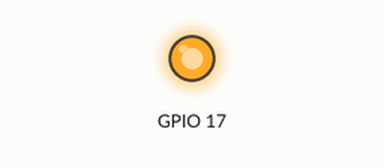
Simulated run of this program. Board: Raspberry Pi (BCM pin numbers), started with the argument 17. Parts: output pins drawn as LEDs (lit = HIGH). At 1.0 s the program stops and its outputs stay as they are.

Above: at 0.1 s.
At 1.1 s:
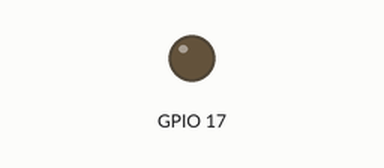
Timing chart, 0 to 2.5 s (numbered marks = the images above):
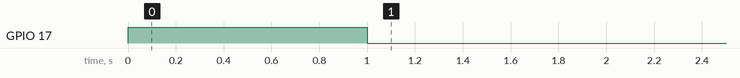

The program:

motor_control.py
```python
from gpiozero import OutputDevice
from time import sleep
import sys

class MotorControl():

    pin = 0

    def __init__(self, pin):
        self.pin = pin

    def feed(self, delay=1):
        motor = OutputDevice(self.pin)
        motor.on()
        sleep(delay)
        motor.off()


if __name__ == "__main__":
    pin = int(sys.argv[1])
    motor = MotorControl(pin)
    motor.feed()
```

Measured:
- by itself, GPIO 17: LOW → HIGH at 0.00 s, → LOW 1.0 s later
